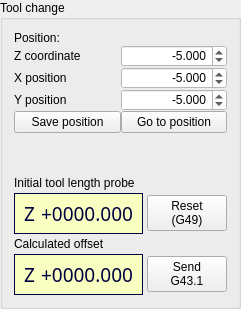
            <widget class="QGroupBox" name="groupBox">
             <property name="title">
              <string>Tool change</string>
             </property>
             <layout class="QVBoxLayout" name="verticalLayout_27">
              <property name="spacing">
               <number>7</number>
              </property>
              <item>
               <widget class="QWidget" name="widget" native="true">
                <layout class="QGridLayout" name="gridLayout_8">
                 <property name="leftMargin">
                  <number>0</number>
                 </property>
                 <property name="topMargin">
                  <number>0</number>
                 </property>
                 <property name="rightMargin">
                  <number>0</number>
                 </property>
                 <property name="bottomMargin">
                  <number>0</number>
                 </property>
                 <property name="spacing">
                  <number>0</number>
                 </property>
                 <item row="0" column="0">
                  <widget class="QLabel" name="label_32">
                   <property name="text">
                    <string>Position:</string>
                   </property>
                  </widget>
                 </item>
                 <item row="1" column="0">
                  <widget class="QLabel" name="label_32">
                   <property name="toolTip">
                    <string>Absolute Z machine coordinate (G53 based) for clearance when going to length sensor position</string>
                   </property>
                   <property name="text">
                    <string>Z coordinate</string>
                   </property>
                  </widget>
                 </item>
                 <item row="1" column="1">
                  <widget class="QDoubleSpinBox" name="dsbToolLengthSensorZ">
                   <property name="maximumSize">
                    <size>
                     <width>16777215</width>
                     <height>23</height>
                    </size>
                   </property>
                   <property name="toolTip">
                    <string>Absolute Z machine coordinate (G53 based) for clearance when going to length sensor position</string>
                   </property>
                   <property name="styleSheet">
                    <string notr="true">background: palette(Base)</string>
                   </property>
                   <property name="alignment">
                    <set>Qt::AlignRight|Qt::AlignTrailing|Qt::AlignVCenter</set>
                   </property>
                   <property name="decimals">
                    <number>3</number>
                   </property>
                   <property name="minimum">
                    <double>-10000.000000000000000</double>
                   </property>
                   <property name="maximum">
                    <double>10000.000000000000000</double>
                   </property>
                   <property name="singleStep">
                    <double>0.100000000000000</double>
                   </property>
                   <property name="value">
                    <double>-5.000000000000000</double>
                   </property>
                  </widget>
                 </item>
                 <item row="2" column="0">
                  <widget class="QLabel" name="label_33">
                   <property name="toolTip">
                    <string>Absolute X machine position (G53 based) of tool length sensor</string>
                   </property>
                   <property name="text">
                    <string>X position</string>
                   </property>
                  </widget>
                 </item>
                 <item row="2" column="1">
                  <widget class="QDoubleSpinBox" name="dsbToolLengthSensorX">
                   <property name="maximumSize">
                    <size>
                     <width>16777215</width>
                     <height>23</height>
                    </size>
                   </property>
                   <property name="toolTip">
                    <string>Absolute X machine position (G53 based) of tool length sensor</string>
                   </property>
                   <property name="styleSheet">
                    <string notr="true">background: palette(Base)</string>
                   </property>
                   <property name="alignment">
                    <set>Qt::AlignRight|Qt::AlignTrailing|Qt::AlignVCenter</set>
                   </property>
                   <property name="decimals">
                    <number>3</number>
                   </property>
                   <property name="minimum">
                    <double>-10000.000000000000000</double>
                   </property>
                   <property name="maximum">
                    <double>10000.000000000000000</double>
                   </property>
                   <property name="singleStep">
                    <double>0.100000000000000</double>
                   </property>
                   <property name="value">
                    <double>-5.000000000000000</double>
                   </property>
                  </widget>
                 </item>
                 <item row="3" column="0">
                  <widget class="QLabel" name="label_34">
                   <property name="toolTip">
                    <string>Absolute Y machine position (G53 based) of tool length sensor</string>
                   </property>
                   <property name="text">
                    <string>Y position</string>
                   </property>
                  </widget>
                 </item>
                 <item row="3" column="1">
                  <widget class="QDoubleSpinBox" name="dsbToolLengthSensorY">
                   <property name="maximumSize">
                    <size>
                     <width>16777215</width>
                     <height>23</height>
                    </size>
                   </property>
                   <property name="toolTip">
                    <string>Absolute Y machine position (G53 based) of tool length sensor</string>
                   </property>
                   <property name="styleSheet">
                    <string notr="true">background: palette(Base)</string>
                   </property>
                   <property name="alignment">
                    <set>Qt::AlignRight|Qt::AlignTrailing|Qt::AlignVCenter</set>
                   </property>
                   <property name="decimals">
                    <number>3</number>
                   </property>
                   <property name="minimum">
                    <double>-10000.000000000000000</double>
                   </property>
                   <property name="maximum">
                    <double>10000.000000000000000</double>
                   </property>
                   <property name="singleStep">
                    <double>0.100000000000000</double>
                   </property>
                   <property name="value">
                    <double>-5.000000000000000</double>
                   </property>
                  </widget>
                 </item>
                 <item row="4" column="0">
                  <widget class="QPushButton" name="btnSaveToolChangePosition">
                   <property name="toolTip">
                    <string>Save tool change absolute machine position.</string>
                   </property>
                   <property name="text">
                    <string>Save position</string>
                   </property>
                  </widget>
                 </item>
                 <item row="4" column="1">
                  <widget class="QPushButton" name="btnGoToSensor">
                   <property name="toolTip">
                    <string>Rapid move to Z coordinate (G53G0Z.) to clear the working area,
then rapid move to XY of tool change position (G53G0X.Y.).
The tool length sensor should be under this position.</string>
                   </property>
                   <property name="text">
                    <string>Go to position</string>
                   </property>
                  </widget>
                 </item>
                </layout>
               </widget>
              </item>
              <item>
               <spacer name="verticalSpacer_4">
                <property name="orientation">
                 <enum>Qt::Vertical</enum>
                </property>
                <property name="sizeHint" stdset="0">
                 <size>
                  <width>20</width>
                  <height>36</height>
                 </size>
                </property>
               </spacer>
              </item>
              <item>
               <widget class="QWidget" name="widget" native="true">
                <layout class="QVBoxLayout" name="verticalLayout_26">
                 <property name="spacing">
                  <number>3</number>
                 </property>
                 <property name="leftMargin">
                  <number>0</number>
                 </property>
                 <property name="topMargin">
                  <number>0</number>
                 </property>
                 <property name="rightMargin">
                  <number>0</number>
                 </property>
                 <property name="bottomMargin">
                  <number>0</number>
                 </property>
                 <item>
                  <widget class="QLabel" name="label_35">
                   <property name="toolTip">
                    <string>Initial Z coordinate of tool tip probe</string>
                   </property>
                   <property name="text">
                    <string>Initial tool length probe</string>
                   </property>
                  </widget>
                 </item>
                 <item>
                  <widget class="QWidget" name="widget" native="true">
                   <layout class="QHBoxLayout" name="horizontalLayout_16">
                    <property name="spacing">
                     <number>4</number>
                    </property>
                    <property name="leftMargin">
                     <number>0</number>
                    </property>
                    <property name="topMargin">
                     <number>0</number>
                    </property>
                    <property name="rightMargin">
                     <number>0</number>
                    </property>
                    <property name="bottomMargin">
                     <number>0</number>
                    </property>
                    <item>
                     <widget class="QFrame" name="qfProbeZResult_10">
                      <property name="sizePolicy">
                       <sizepolicy hsizetype="Expanding" vsizetype="Preferred">
                        <horstretch>0</horstretch>
                        <verstretch>0</verstretch>
                       </sizepolicy>
                      </property>
                      <property name="toolTip">
                       <string>Initial Z coordinate of tool tip probe</string>
                      </property>
                      <property name="styleSheet">
                       <string notr="true">background-color: rgb(248, 255, 192);
color: rgb(0, 0, 63);</string>
                      </property>
                      <property name="frameShape">
                       <enum>QFrame::Box</enum>
                      </property>
                      <layout class="QHBoxLayout" name="horizontalLayout_29">
                       <property name="spacing">
                        <number>6</number>
                       </property>
                       <property name="leftMargin">
                        <number>9</number>
                       </property>
                       <property name="topMargin">
                        <number>6</number>
                       </property>
                       <property name="rightMargin">
                        <number>9</number>
                       </property>
                       <property name="bottomMargin">
                        <number>6</number>
                       </property>
                       <item>
                        <widget class="QLabel" name="lblLblPosZ_11">
                         <property name="sizePolicy">
                          <sizepolicy hsizetype="Expanding" vsizetype="Fixed">
                           <horstretch>1</horstretch>
                           <verstretch>0</verstretch>
                          </sizepolicy>
                         </property>
                         <property name="maximumSize">
                          <size>
                           <width>16777215</width>
                           <height>16777215</height>
                          </size>
                         </property>
                         <property name="font">
                          <font>
                           <family>LED Calculator</family>
                           <pointsize>14</pointsize>
                          </font>
                         </property>
                         <property name="contextMenuPolicy">
                          <enum>Qt::CustomContextMenu</enum>
                         </property>
                         <property name="toolTip">
                          <string>Initial Z coordinate of tool tip probe</string>
                         </property>
                         <property name="text">
                          <string notr="true">Z</string>
                         </property>
                        </widget>
                       </item>
                       <item>
                        <widget class="QLabel" name="lblInitToolLength">
                         <property name="sizePolicy">
                          <sizepolicy hsizetype="Expanding" vsizetype="Fixed">
                           <horstretch>3</horstretch>
                           <verstretch>0</verstretch>
                          </sizepolicy>
                         </property>
                         <property name="minimumSize">
                          <size>
                           <width>0</width>
                           <height>0</height>
                          </size>
                         </property>
                         <property name="font">
                          <font>
                           <family>LED Calculator</family>
                           <pointsize>14</pointsize>
                          </font>
                         </property>
                         <property name="contextMenuPolicy">
                          <enum>Qt::CustomContextMenu</enum>
                         </property>
                         <property name="toolTip">
                          <string>Initial Z coordinate of tool tip probe</string>
                         </property>
                         <property name="text">
                          <string notr="true">+0000.000</string>
                         </property>
                         <property name="alignment">
                          <set>Qt::AlignRight|Qt::AlignTrailing|Qt::AlignVCenter</set>
                         </property>
                        </widget>
                       </item>
                      </layout>
                     </widget>
                    </item>
                    <item>
                     <widget class="QPushButton" name="btnG49">
                      <property name="sizePolicy">
                       <sizepolicy hsizetype="Preferred" vsizetype="Fixed">
                        <horstretch>0</horstretch>
                        <verstretch>0</verstretch>
                       </sizepolicy>
                      </property>
                      <property name="cursor">
                       <cursorShape>PointingHandCursor</cursorShape>
                      </property>
                      <property name="toolTip">
                       <string>Reset initial result to last Z probe measurement and cancel tool offset (send G49)</string>
                      </property>
                      <property name="text">
                       <string>Reset
(G49)</string>
                      </property>
                      <property name="iconSize">
                       <size>
                        <width>0</width>
                        <height>0</height>
                       </size>
                      </property>
                     </widget>
                    </item>
                   </layout>
                  </widget>
                 </item>
                 <item>
                  <widget class="QLabel" name="label_36">
                   <property name="toolTip">
                    <string>Tool Z offset to use</string>
                   </property>
                   <property name="text">
                    <string>Calculated offset</string>
                   </property>
                  </widget>
                 </item>
                 <item>
                  <widget class="QWidget" name="widget" native="true">
                   <layout class="QHBoxLayout" name="horizontalLayout_31">
                    <property name="spacing">
                     <number>4</number>
                    </property>
                    <property name="leftMargin">
                     <number>0</number>
                    </property>
                    <property name="topMargin">
                     <number>0</number>
                    </property>
                    <property name="rightMargin">
                     <number>0</number>
                    </property>
                    <property name="bottomMargin">
                     <number>0</number>
                    </property>
                    <item>
                     <widget class="QFrame" name="qfProbeZResult_11">
                      <property name="sizePolicy">
                       <sizepolicy hsizetype="Expanding" vsizetype="Preferred">
                        <horstretch>0</horstretch>
                        <verstretch>0</verstretch>
                       </sizepolicy>
                      </property>
                      <property name="toolTip">
                       <string>Tool Z offset to use</string>
                      </property>
                      <property name="styleSheet">
                       <string notr="true">background-color: rgb(248, 255, 192);
color: rgb(0, 0, 63);</string>
                      </property>
                      <property name="frameShape">
                       <enum>QFrame::Box</enum>
                      </property>
                      <layout class="QHBoxLayout" name="horizontalLayout_30">
                       <property name="spacing">
                        <number>6</number>
                       </property>
                       <property name="leftMargin">
                        <number>9</number>
                       </property>
                       <property name="topMargin">
                        <number>6</number>
                       </property>
                       <property name="rightMargin">
                        <number>9</number>
                       </property>
                       <property name="bottomMargin">
                        <number>6</number>
                       </property>
                       <item>
                        <widget class="QLabel" name="lblLblPosZ_12">
                         <property name="sizePolicy">
                          <sizepolicy hsizetype="Expanding" vsizetype="Fixed">
                           <horstretch>1</horstretch>
                           <verstretch>0</verstretch>
                          </sizepolicy>
                         </property>
                         <property name="maximumSize">
                          <size>
                           <width>16777215</width>
                           <height>16777215</height>
                          </size>
                         </property>
                         <property name="font">
                          <font>
                           <family>LED Calculator</family>
                           <pointsize>14</pointsize>
                          </font>
                         </property>
                         <property name="contextMenuPolicy">
                          <enum>Qt::CustomContextMenu</enum>
                         </property>
                         <property name="toolTip">
                          <string>Tool Z offset to use</string>
                         </property>
                         <property name="text">
                          <string notr="true">Z</string>
                         </property>
                        </widget>
                       </item>
                       <item>
                        <widget class="QLabel" name="lblToolOffset">
                         <property name="sizePolicy">
                          <sizepolicy hsizetype="Expanding" vsizetype="Fixed">
                           <horstretch>3</horstretch>
                           <verstretch>0</verstretch>
                          </sizepolicy>
                         </property>
                         <property name="minimumSize">
                          <size>
                           <width>0</width>
                           <height>0</height>
                          </size>
                         </property>
                         <property name="font">
                          <font>
                           <family>LED Calculator</family>
                           <pointsize>14</pointsize>
                          </font>
                         </property>
                         <property name="contextMenuPolicy">
                          <enum>Qt::CustomContextMenu</enum>
                         </property>
                         <property name="toolTip">
                          <string>Tool Z offset to use</string>
                         </property>
                         <property name="text">
                          <string notr="true">+0000.000</string>
                         </property>
                         <property name="alignment">
                          <set>Qt::AlignRight|Qt::AlignTrailing|Qt::AlignVCenter</set>
                         </property>
                        </widget>
                       </item>
                      </layout>
                     </widget>
                    </item>
                    <item>
                     <widget class="QPushButton" name="btnG43_1">
                      <property name="cursor">
                       <cursorShape>PointingHandCursor</cursorShape>
                      </property>
                      <property name="toolTip">
                       <string>Set new tool length offset (G43.1) with the last measure</string>
                      </property>
                      <property name="text">
                       <string>Send
G43.1</string>
                      </property>
                     </widget>
                    </item>
                   </layout>
                  </widget>
                 </item>
                </layout>
               </widget>
              </item>
             </layout>
            </widget>
